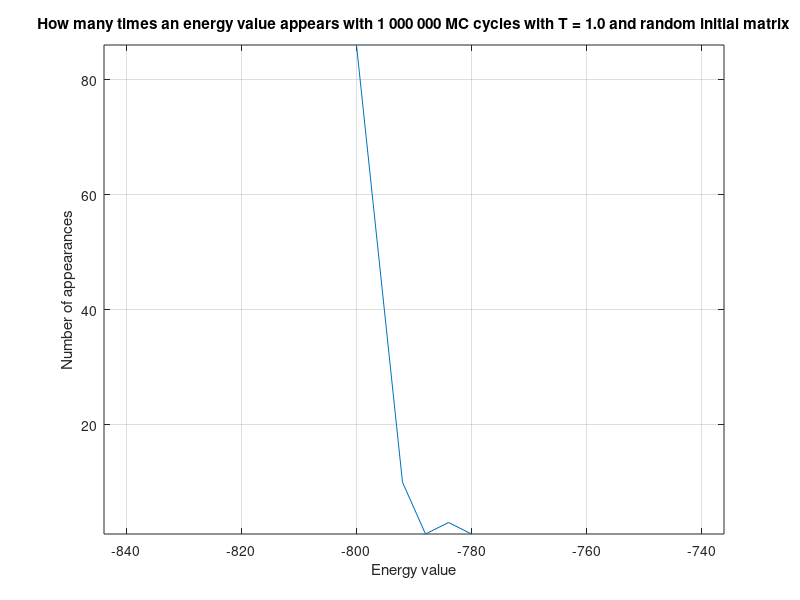
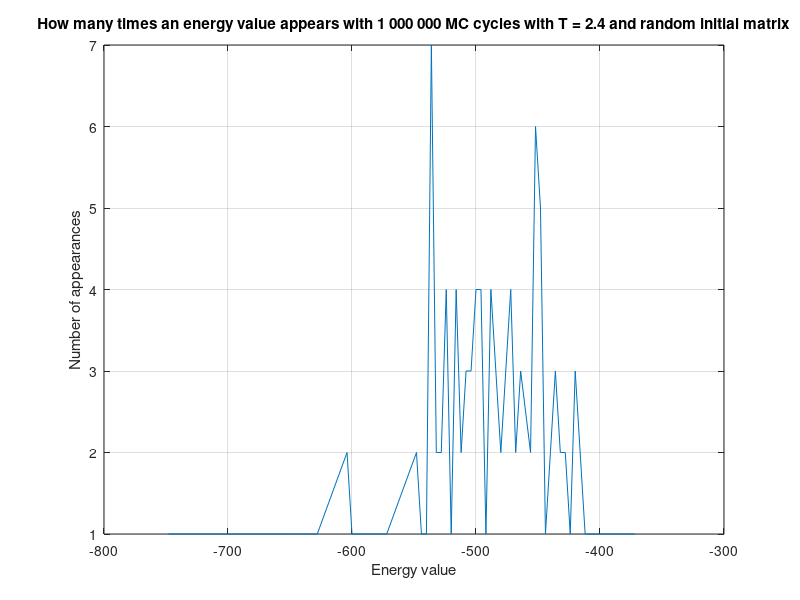

The MATLAB source for these figures, in order:
addpath('C:\Users\sande\OneDrive\Dokumenter\GitHub\Assigment-4\code\build-project4-Desktop_Qt_5_9_2_MSVC2017_64bit-Debug') %Change to build path
E = load('energy1.000000.txt');
E2 = load('energy2.400000.txt');

edges = unique(E);
counts = histc(E(:), edges);

edgesT24 = unique(E2);
countsT24 = histc(E2(:), edgesT24);


%%
figure(1) %T = 1.0
plot(edges,counts)
grid on
axis equal
xlabel('Energy value')
ylabel('Number of appearances')
title('How many times an energy value appears with 1 000 000 MC cycles with T = 1.0 and random initial matrix')

figure(2) %T = 2.4
plot(edgesT24,countsT24)
grid on
xlabel('Energy value')
ylabel('Number of appearances')
title('How many times an energy value appears with 1 000 000 MC cycles with T = 2.4 and random initial matrix')

%%
variance = var(E2)
